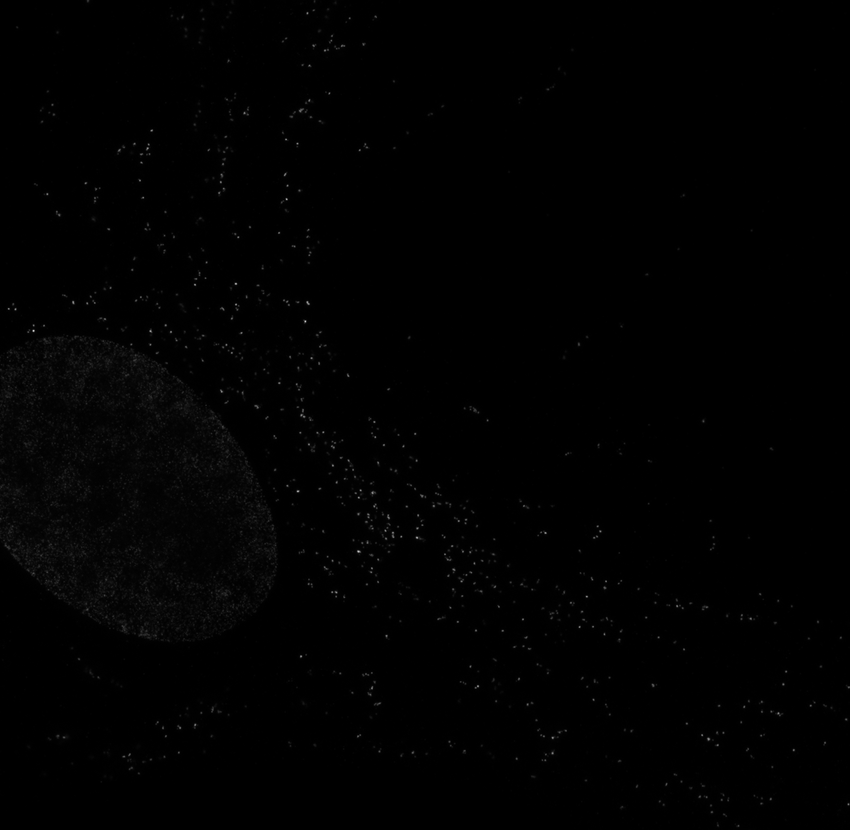
#> input picture data/HDFa_EdU-incubation-18h_ROI9_DNA_AlexaFluor594_20nm-px.tiff, 850 x 830 px, shrunk from 2588 x 2528 before the run
$ python example_detect_nucleoids.py
#> lines starting #> are read from the running program, lines starting #| are printed output that depends on the picture; after the words box and inside, x2 and y2 are one past the last pixel; in counts of white or black regions, pixels touching at a corner belong together; pictures that were not available may be replaced by others from this repository, and a replacement may not be noted
### nucleoid_detection/spot_utils.py
import numpy as np
from skimage.morphology import dilation, erosion
from .img_smooth_mask import img_smooth_mask
from .omex_nearest_neighbour import omex_nearest_neighbour


def prepare_image(im, mask, px):
    """Prepare image for spot detection.

    Parameters
    ----------
    im : ndarray
        Raw image.
    mask : ndarray
        Nucleus mask (True inside nucleus).
    px : float
        Pixel size in meters.

    Returns
    -------
    im : ndarray
        Adjusted image for display.
    data : ndarray
        Background-subtracted smoothed image for detection.
    obj : ndarray
        Object mask (True outside nucleus, excluding borders).
    """
    im = im.astype(float)

    dilation_size = int(np.ceil(0.5e-6 / px))
    mask = dilation(mask, np.ones((dilation_size, dilation_size)))

    B = int(np.ceil(0.5e-6 / px))
    x, y = np.meshgrid(np.arange(mask.shape[0]), np.arange(mask.shape[1]), indexing='ij')
    mask = mask | (x < B) | (x >= mask.shape[0] - B) | (y < B) | (y >= mask.shape[1] - B)

    obj = ~mask

    im_sm = img_smooth_mask(im, obj, 0.12e-6 / px)
    im_bg = img_smooth_mask(im, obj, 0.6e-6 / px)

    data = im_sm - 0.75 * im_bg
    data[~obj] = 0
    data[data < 0] = 0

    h_outside = im[~obj].max() if (~obj).any() else 1
    h_inside = im[obj].max() if obj.any() else 1
    im[~obj] = im[~obj] / h_outside * h_inside / 6

    obj = erosion(obj, np.ones((5, 5)))

    return im, data, obj


# [27 lines left out: functions in_nucleus, reduce_events, not called in this run]

### nucleoid_detection/img_smooth_mask.py
import numpy as np
from .img_fourier_grid import img_fourier_grid


def img_smooth_mask(im, msk, fwhmp, mode='fft'):
    """Smooth a 2D image on pixels marked by a mask with a 2D Gaussian.

    Parameters
    ----------
    im : ndarray
        2D image.
    msk : ndarray
        Binary mask (True where valid).
    fwhmp : float
        FWHM of Gaussian kernel in pixels.
    mode : str
        'fft' (default) or 'conv2'.

    Returns
    -------
    sm : ndarray
        Smoothed image.
    """
    im = im.astype(float)
    msk = msk.astype(float)

    if mode == 'conv2':
        from scipy.signal import convolve2d
        L = int(np.ceil(3 * fwhmp))
        x, y = np.meshgrid(np.arange(-L, L + 1), np.arange(-L, L + 1), indexing='ij')
        k = np.exp(-4 * np.log(2) * (x**2 + y**2) / fwhmp**2)
        k = k / k.sum()

        im_sm = convolve2d(im * msk, k, mode='same')
        msk_sm = convolve2d(msk, k, mode='same')

    elif mode == 'fft':
        x, y = img_fourier_grid(im.shape)
        k = np.exp(-4 * np.log(2) * (x**2 + y**2) / fwhmp**2)
        k = k / k.sum()

        otf = np.fft.fft2(k)
        im_sm = np.real(np.fft.ifft2(np.fft.fft2(im * msk) * otf))
        msk_sm = np.real(np.fft.ifft2(np.fft.fft2(msk) * otf))

    else:
        raise ValueError("Unknown mode")

    T = 0.1
    m = msk_sm > T
    sm = np.zeros_like(im)
    sm[m] = im_sm[m] / msk_sm[m]

    return sm

### nucleoid_detection/img_fourier_grid.py
import numpy as np


def img_fourier_grid(dims):
    """Generate a Fourier-compatible grid with center of mass at (0, 0).

    Functions computed on this grid, when used in convolution via fft2,
    will not produce any shift. So (0, 0) will be at the origin (0,0)
    and everything else as expected.

    Parameters
    ----------
    dims : tuple
        Shape of the grid (1D, 2D, or 3D).

    Returns
    -------
    grids : tuple of ndarrays
        Coordinate grids (xi,) or (xi, yi) or (xi, yi, zi).
    """
    ndim = len(dims)
    if ndim not in (1, 2, 3):
        raise ValueError("Unsupported dimensionality!")

    axes = [np.arange(d, dtype=float) for d in dims]
    grids = np.meshgrid(*axes, indexing='ij')

    result = []
    for g in grids:
        g = np.fft.ifftshift(g)
        g = g - g.flat[0]
        result.append(g)

    return tuple(result)

### nucleoid_detection/omex_local_max.py
import numpy as np


def omex_local_max(stack, mode='max', connection=8, threshold=-np.inf):
    """Find local maxima or minima in a 2D data stack.

    Parameters
    ----------
    stack : ndarray
        2D data array.
    mode : str
        'max' (default) or 'min'.
    connection : int
        4 or 8 (default) for neighbor connectivity.
    threshold : float
        Lower threshold for maxima (or upper for minima).

    Returns
    -------
    idx : ndarray
        Linear indices of found extrema.
    vi : ndarray
        Values at those positions.
    xi : ndarray
        Row positions.
    yi : ndarray
        Column positions.
    """
    assert stack.ndim == 2, "Parameter stack must be 2D matrix!"

    if mode == 'min':
        stack = -stack.copy()
    elif mode == 'max':
        stack = stack.copy()
    else:
        raise ValueError("Unknown mode!")

    # Find local maxima by comparing with shifted versions
    msk = (stack > threshold)
    msk &= (stack > np.roll(stack, 1, axis=0))
    msk &= (stack > np.roll(stack, -1, axis=0))
    msk &= (stack > np.roll(stack, 1, axis=1))
    msk &= (stack > np.roll(stack, -1, axis=1))

    if connection == 8:
        msk &= (stack > np.roll(np.roll(stack, 1, axis=0), 1, axis=1))
        msk &= (stack > np.roll(np.roll(stack, -1, axis=0), 1, axis=1))
        msk &= (stack > np.roll(np.roll(stack, 1, axis=0), -1, axis=1))
        msk &= (stack > np.roll(np.roll(stack, -1, axis=0), -1, axis=1))

    xi, yi = np.where(msk)
    idx = np.ravel_multi_index((xi, yi), stack.shape)
    vi = stack[xi, yi]

    # Sort descending
    order = np.argsort(-vi)
    idx = idx[order]
    vi = vi[order]
    xi = xi[order]
    yi = yi[order]

    if mode == 'min':
        vi = -vi

    return idx, vi, xi, yi

### example_detect_nucleoids.py
"""Detect DNA and EdU nucleoid spots in STED images.

This script shows how DNA and EdU spots are detected in STED images.
An initial threshold is applied, then Gaussian peak functions are fit to
each identified spot position to refine the positions.

Requires that the nucleus is determined before.

Part of "The TFAM to mtDNA ratio defines inner-cellular nucleoid
populations with distinct activity levels"
"""

import numpy as np
import matplotlib.pyplot as plt
import tifffile
from skimage.measure import find_contours
from nucleoid_detection import omex_local_max, fit_nucleoids, prepare_image


def interactive_threshold(im, data, obj, px, t, fig_name):
    """Interactive threshold selection for spot detection.

    Keyboard instructions:
        escape/enter  - accept current threshold
        q             - quit without saving
        up/down       - increase/decrease threshold
        shift+up/down - larger threshold steps
        v/b           - adjust display contrast
        c             - toggle spot markers

    Parameters
    ----------
    im : ndarray
        Display image.
    data : ndarray
        Detection image.
    obj : ndarray
        Object mask.
    px : float
        Pixel size in meters.
    t : float
        Initial threshold (0-1).
    fig_name : str
        Figure title.

    Returns
    -------
    output : dict
        {'threshold': t, 'R': [min, max], 'positions': ndarray of (xi, yi)}
    quit : bool
        True if user pressed 'q'.
    """
    # Boundaries of object
    contours = find_contours(obj.astype(float), 0.5)

    R = [0, max(data.max(), 50)]
    dt = 0.01
    C = [0, 0.7 * im.max()]
    dc = C[1] / 10

    state = {'show': True, 'quit': False, 'xi': np.array([]), 'yi': np.array([])}

    fig, ax = plt.subplots(1, 1, figsize=(14, 12))
    fig.canvas.manager.set_window_title(fig_name)

    def update():
        ax.clear()
        ax.imshow(im.T, origin='lower', cmap='hot', vmin=C[0], vmax=C[1], aspect='equal')
        ax.set_title(f't={t:.2f}')

        # Draw object boundaries
        for contour in contours:
            ax.plot(contour[:, 0], contour[:, 1], 'm', linewidth=0.8)

        # Apply threshold
        T = t * R[1] + (1 - t) * R[0]
        _, vi, xi, yi = omex_local_max(data, 'max', 8, T)

        # Keep only those inside object
        if len(xi) > 0:
            m = obj[xi, yi]
            xi = xi[m]
            yi = yi[m]
            vi = vi[m]

        state['xi'] = xi
        state['yi'] = yi

        if state['show'] and len(xi) > 0:
            marker_size = round(150e-9 / px)
            ax.plot(xi, yi, 'o', markersize=marker_size, color=[0, 0.4, 0],
                    markerfacecolor='none', markeredgewidth=1)

        ax.set_title(f't={t:.2f}, n={len(xi)}')
        fig.canvas.draw_idle()

    def on_key(event):
        nonlocal t, C
        if event.key == 'escape' or event.key == 'enter':
            plt.close(fig)
        elif event.key == 'q':
            print('Will quit. Nothing will be saved.')
            state['quit'] = True
            plt.close(fig)
        elif event.key == 'up':
            step = 10 * dt if (hasattr(event, 'modifiers') and 'shift' in str(event.modifiers)) else dt
            t = min(1, t + step)
            update()
        elif event.key == 'down':
            step = 10 * dt if (hasattr(event, 'modifiers') and 'shift' in str(event.modifiers)) else dt
            t = max(dt, t - step)
            update()
        elif event.key == 'v':
            C[1] += dc
            update()
        elif event.key == 'b':
            C[1] = max(C[0] + dc, C[1] - dc)
            update()
        elif event.key == 'c':
            state['show'] = not state['show']
            update()

    fig.canvas.mpl_connect('key_press_event', on_key)
    update()
    plt.show()

    positions = np.column_stack([state['xi'], state['yi']]) if len(state['xi']) > 0 else np.empty((0, 2))
    output = {'threshold': t, 'R': R, 'positions': positions}

    return output, state['quit']


def fit_spots(xi, yi, im, px, fwhm):
    """Fit Gaussian peaks to detected spot positions."""
    print(' fit spots')
    fwhmp = fwhm / px
    spots = fit_nucleoids(xi, yi, im, fwhmp)
    # Convert pixel columns to physical units
    spots[:, [4, 9, 10]] *= px
    # Prepend initial xi, yi
    spots = np.column_stack([xi, yi, spots])
    return spots


def main():
    # Load example data
    dna = tifffile.imread('data/HDFa_EdU-incubation-18h_ROI9_DNA_AlexaFluor594_20nm-px.tiff')
#> dna is the input picture: shape (830, 850); min 0, max 213, mean 1.3
    edu = tifffile.imread('data/HDFa_EdU-incubation-18h_ROI9_EdU_StarRed_20nm-px.tiff')
    nucleus = tifffile.imread('data/HDFa_EdU-incubation-18h_ROI9_nucleus-mask_20nm-pixelsize.tiff')
    nucleus = nucleus > 0
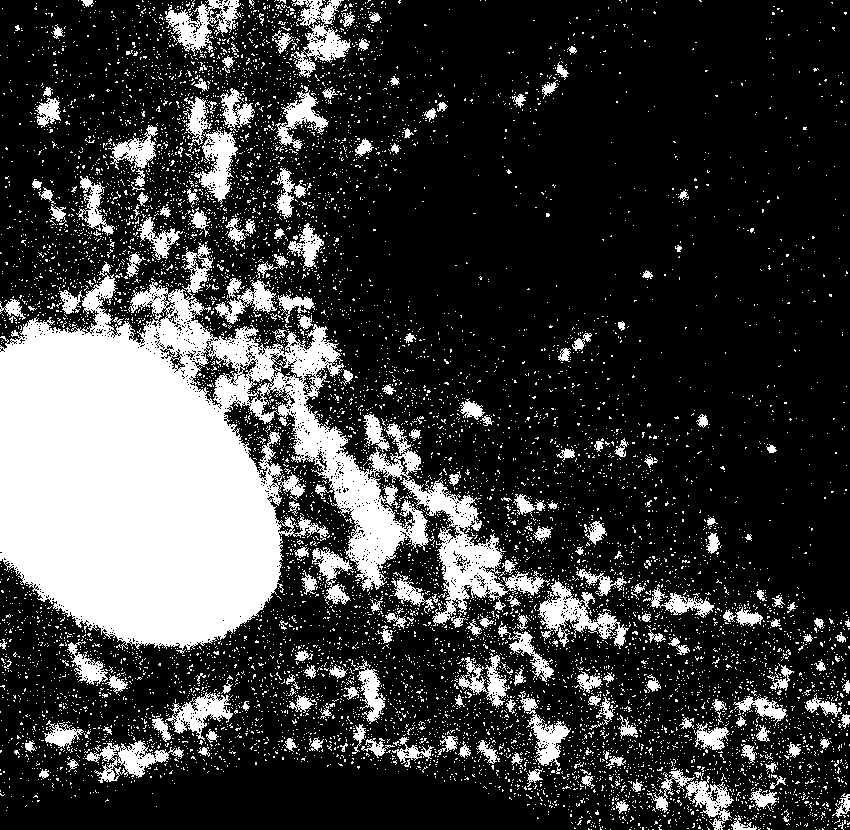
#> nucleus: shape (830, 850) bool; 23.7% white; 9370 white regions (9144 under 20 px), largest, box (x1, y1, x2, y2) and area: (0, 242, 550, 654) 98657, (537, 580, 629, 649) 2206, (291, 0, 351, 78) 1926
    px = 20e-9  # 20nm pixel size

    # --- Threshold DNA spot detection and fit ---
    print('threshold DNA spots')
    threshold = 0.1

    im, d, obj = prepare_image(dna, nucleus, px)
#> in prepare_image, `mask = dilation(mask, np.ones((dilation_size, dilation_size)))`: mask: shape (830, 850) bool; 88.8% white; 40 black regions (8 under 20 px), largest, box (x1, y1, x2, y2) and area: (382, 0, 778, 334) 34770, (0, 772, 525, 830) 18093, (428, 0, 586, 81) 4577
#> in prepare_image, `mask = mask | (x < B) | (x >= mask.shape[0] - B) | (y < B) | (y >= mas..`:
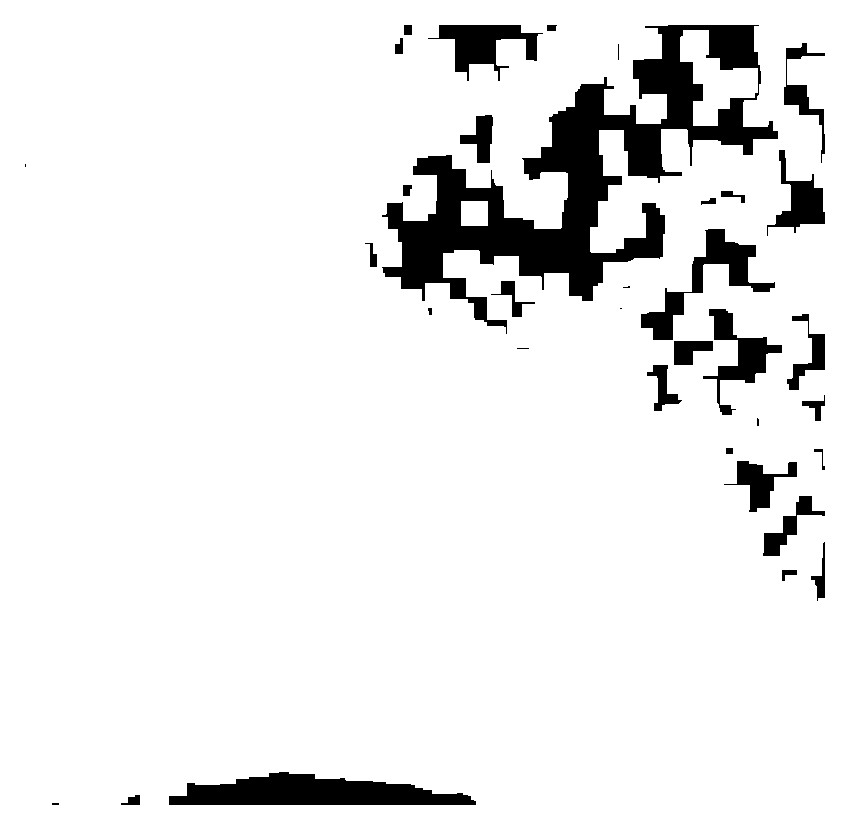
#> mask: shape (830, 850) bool; 91.7% white; 35 black regions (7 under 20 px), largest, box (x1, y1, x2, y2) and area: (382, 25, 778, 334) 32877, (169, 772, 476, 805) 6608, (641, 229, 775, 340) 3425
#> in img_smooth_mask, `im_sm = np.real(np.fft.ifft2(np.fft.fft2(im * msk) * otf))`: im_sm: shape (830, 850) float64; every value is 0
#> in img_smooth_mask, `m = msk_sm > T`: m: shape (830, 850) bool; 11.7% white; 27 white regions, largest, box (x1, y1, x2, y2) and area: (365, 22, 781, 333) 42876, (638, 226, 785, 418) 10890, (166, 769, 478, 808) 8608
#> call 2 of img_smooth_mask, with fwhmp = 30, mode = 'fft'
#> in img_smooth_mask (call 2), `msk_sm = np.real(np.fft.ifft2(np.fft.fft2(msk) * otf))`:
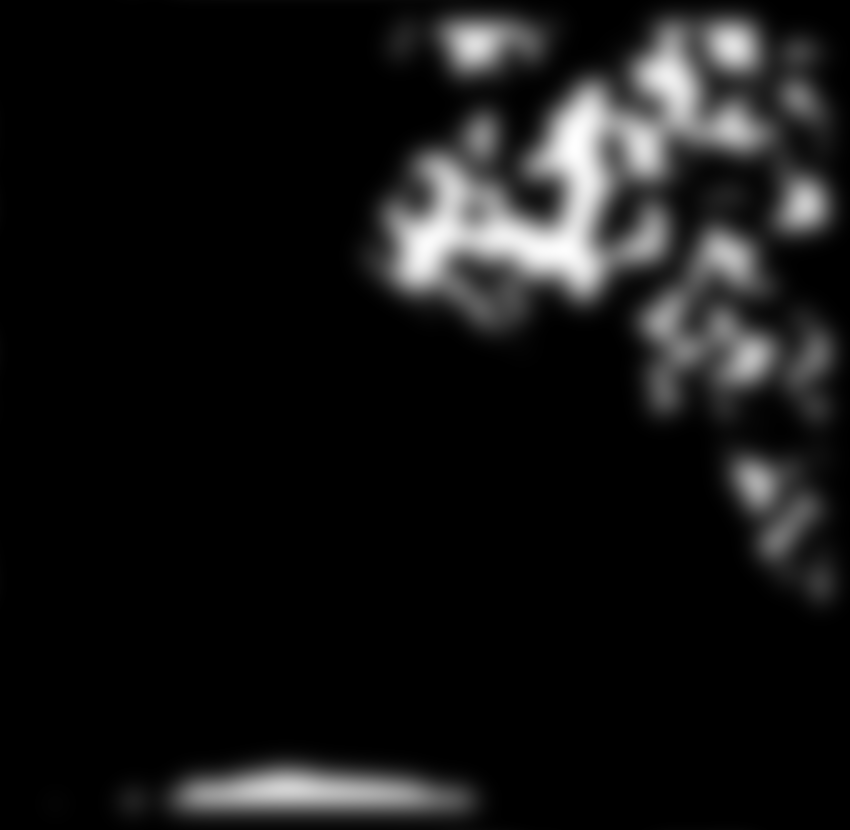
#> msk_sm: shape (830, 850) float64; min -5.48e-16, max 0.951, mean 0.0829; drawn with min black and max white
#> in img_smooth_mask (call 2), `m = msk_sm > T`:
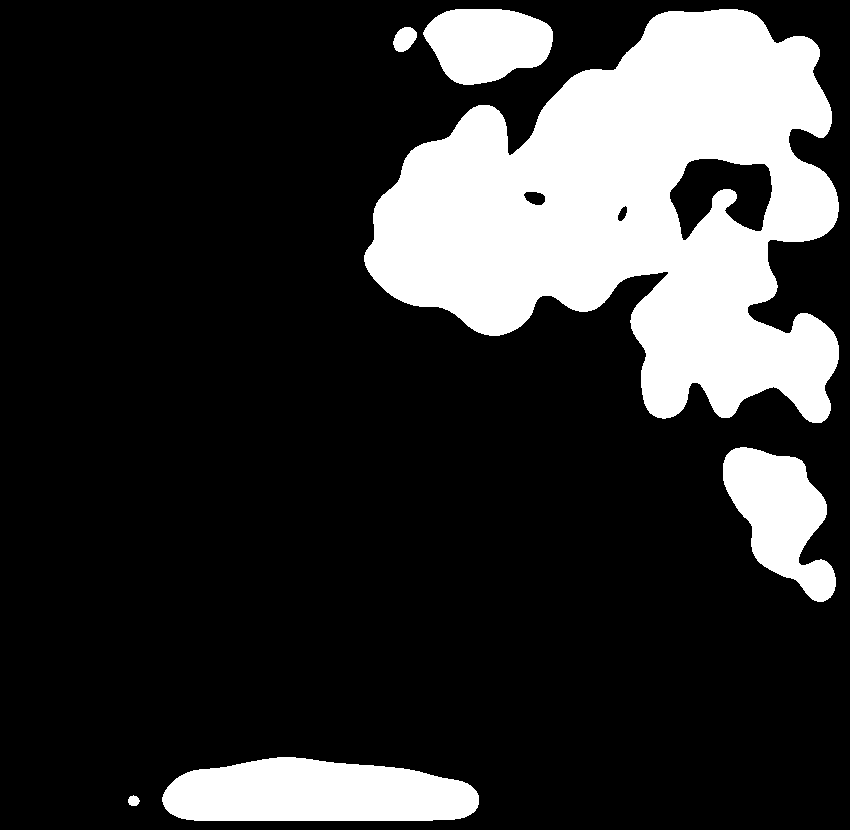
#> m: shape (830, 850) bool; 20.8% white; 6 white regions, box (x1, y1, x2, y2) and area: (364, 9, 839, 423) 112166, (162, 757, 479, 821) 16412, (723, 447, 836, 602) 9870, (423, 9, 553, 85) 7425, (393, 27, 417, 52) 432, (128, 795, 140, 806) 98
#> in prepare_image, `h_outside = im[~obj].max() if (~obj).any() else 1`: h_outside = 213
#> in prepare_image, `h_inside = im[obj].max() if obj.any() else 1`: h_inside = 0
#> in prepare_image, `obj = erosion(obj, np.ones((5, 5)))`:
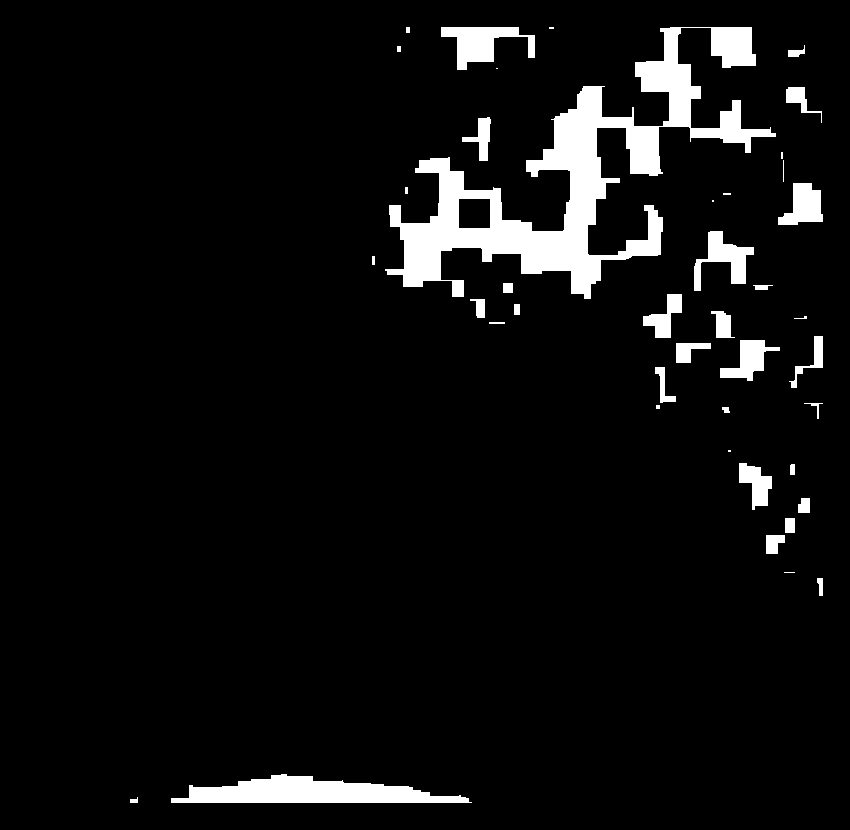
#> obj: shape (830, 850) bool; 6.1% white; 42 white regions (9 under 20 px), largest, box (x1, y1, x2, y2) and area: (385, 27, 776, 299) 26010, (171, 774, 472, 803) 5248, (441, 27, 535, 70) 1969
    output, quit_flag = interactive_threshold(im, d, obj, px, threshold, 'DNA example image')
#> in interactive_threshold, `contours = find_contours(obj.astype(float), 0.5)`: contours = 43 point arrays, longest 2847 points
#> in interactive_threshold, `R = [0, max(data.max(), 50)]`: R = [0, 50]
#> in interactive_threshold, `C = [0, 0.7 * im.max()]`: C = [0, 0]
#> in interactive_threshold, `dc = C[1] / 10`: dc = 0
#> the loop in update, `for contour in contours:` made 43 passes
#> in update, `T = t * R[1] + (1 - t) * R[0]`: T = 5
#> in omex_local_max, `msk = (stack > threshold)`: msk: shape (830, 850) bool; every value is 0
#> in omex_local_max, `xi, yi = np.where(msk)`: xi = empty array
#> in interactive_threshold, `plt.show()`:
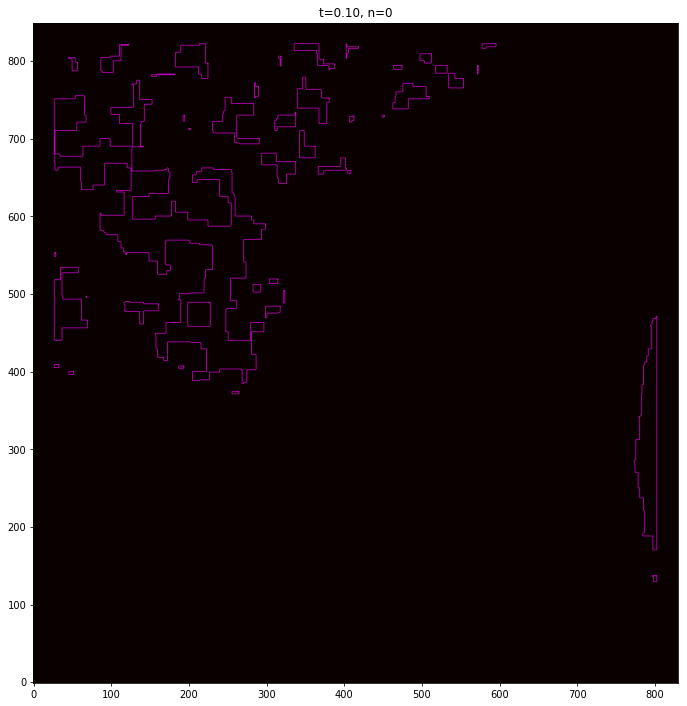
#> figure drawn by matplotlib, 1 panel
#> in interactive_threshold, `output = {'threshold': t, 'R': R, 'positions': positions}`: output = {'threshold': 0.1, 'R': [0, 50], 'positions': empty array}
#> quit_flag = False

    if not quit_flag and len(output['positions']) > 0:
        output['spots'] = fit_spots(
            output['positions'][:, 0].astype(int),
            output['positions'][:, 1].astype(int),
            dna, px, 100e-9
        )
        np.savez('data/dna_spots.npz', **output)
        print(f'  Saved {len(output["positions"])} DNA spots')

    # --- Threshold EdU spot detection and fit ---
    print('threshold EdU spots')
    threshold = 0.2

    im, d, obj = prepare_image(edu, nucleus, px)
    output, quit_flag = interactive_threshold(im, d, obj, px, threshold, 'EdU example image')
#> the loop in update (call 2), `for contour in contours:` made 43 passes
#> output = {'threshold': 0.2, 'R': [0, 50], 'positions': empty array}

    if not quit_flag and len(output['positions']) > 0:
        output['spots'] = fit_spots(
            output['positions'][:, 0].astype(int),
            output['positions'][:, 1].astype(int),
            edu, px, 100e-9
        )
        np.savez('data/edu_spots.npz', **output)
        print(f'  Saved {len(output["positions"])} EdU spots')


if __name__ == '__main__':
    main()
